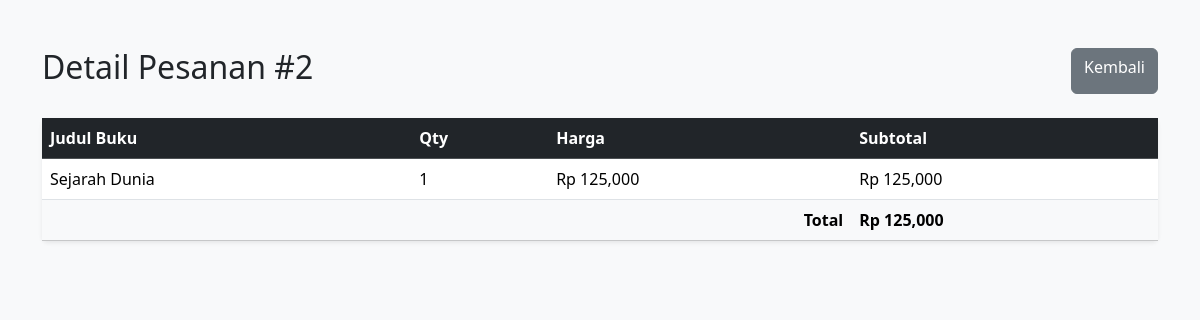
The page /admin/order-detail.php?id=2 (signed in) on the database its author committed.
### tables this page shows
CREATE TABLE `detail_transaksi` (
  `id` int NOT NULL,
  `transaksi_id` int NOT NULL,
  `buku_id` int NOT NULL,
  `qty` int NOT NULL,
  `harga` int NOT NULL
);

CREATE TABLE `buku` (
  `id` int NOT NULL,
  `kategori_id` int DEFAULT NULL,
  `judul` varchar(255) NOT NULL,
  `penulis` varchar(255) DEFAULT NULL,
  `harga` decimal(10,2) DEFAULT NULL,
  `stok` int DEFAULT '0',
  `gambar` varchar(255) DEFAULT NULL,
  `deskripsi` text
);

### admin/order-detail.php (the view, shortened to what this page needs)
<?php
include '../config/database.php';
$id = intval($_GET['id']);
$query = mysqli_query(
    $conn,
    "SELECT
        detail_transaksi.*,
        buku.judul
    FROM detail_transaksi
    INNER JOIN buku
    ON detail_transaksi.buku_id = buku.id
    WHERE detail_transaksi.transaksi_id = '$id'"
);
?>
<!DOCTYPE html>
<html>
<head>
<link href="https://cdn.jsdelivr.net/npm/bootstrap@5.3.3/dist/css/bootstrap.min.css"
rel="stylesheet">
</head>
<body class="bg-light">
<div class="container py-5">
<div class="d-flex justify-content-between mb-4">
<h2>Detail Pesanan #<?= $id ?></h2>
<a href="orders.php"
class="btn btn-secondary">
Kembali
</a>
</div>
<div class="card shadow-sm border-0">
<div class="table-responsive">
<table class="table table-hover mb-0">
<thead class="table-dark">
<tr>
<th>Judul Buku</th>
<th>Qty</th>
<th>Harga</th>
<th>Subtotal</th>
</tr>
</thead>
<tbody>
<?php
$total = 0;
if(mysqli_num_rows($query) > 0) :
while($item =
mysqli_fetch_assoc($query)) :
$subtotal =
$item['harga']
*
$item['qty'];
$total += $subtotal;
?>
<tr>
<td>
<?= $item['judul']; ?>
</td>
<td>
<?= $item['qty']; ?>
</td>
<td>
Rp <?= number_format(
$item['harga']
); ?>
</td>
<td>
Rp <?= number_format(
$subtotal
); ?>
</td>
</tr>
<?php endwhile; ?>
<tr class="table-light fw-bold">
<td colspan="3"
class="text-end">
Total
</td>
<td>
Rp <?= number_format(
$total
); ?>
</td>
</tr>
<?php endif; ?>
</tbody>
</table>
</div>
</div>
</div>
</body>
</html>

### rows shown on the page
detail_transaksi: buku.judul "Sejarah Dunia", qty "1", harga "125,000", subtotal "125,000"

### other values the page prints
$id "2"
$total "125,000"
